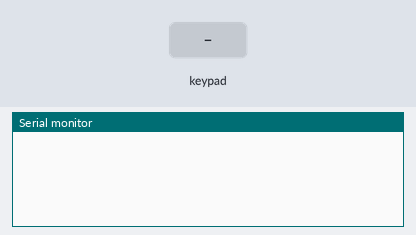
Recording of a sketch running on a simulated ESP32. Shown: the last lines printed to the serial monitor. The inputs (shaded band) are chosen by the test bench.

Above: at 1.2 s.
1.3 s: key '1' pressed
At 2.1 s:
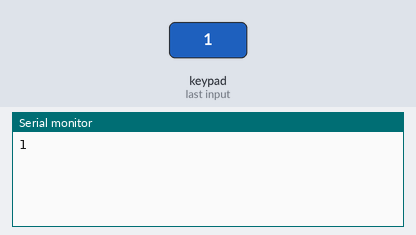
2.8 s: keypad keys 1 6 4 2 1 5 # pressed 0.4 s apart
At 6.1 s:
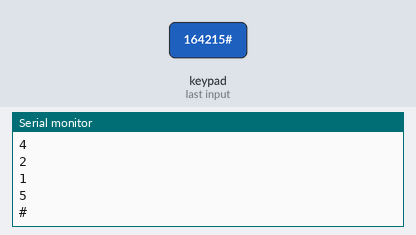
7.1 s: key 'A' pressed
At 7.7 s:
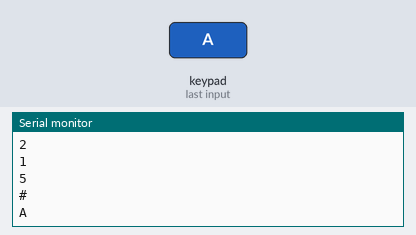
8.6 s: keypad keys 1 6 4 2 1 5 * pressed 0.4 s apart
At 12.0 s:
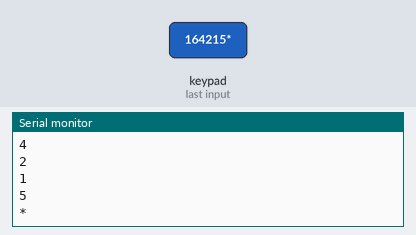
12.9 s: key 'B' pressed
At 14.1 s:
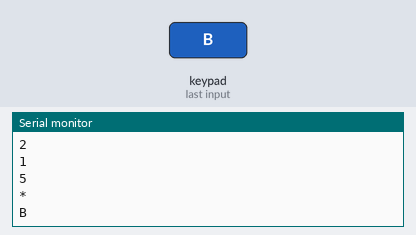
14.4 s: keypad keys 1 6 4 2 1 5 D pressed 0.4 s apart
At 17.5 s:
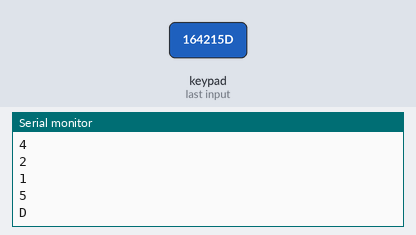
Timing chart, 0 to 19.0 s (numbered marks = the images above; inputs shaded):
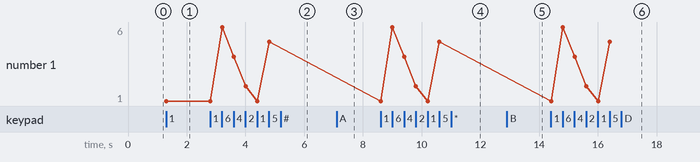

The sketch:

KEYPAD.ino
```cpp
// importa libreria Keypad
#include <Keypad.h>
// define numero de filas
const uint8_t ROWS = 4;
// define numero de columnas
const uint8_t COLS = 4;
// define la distribucion de teclas
char keys[ROWS][COLS] = {
  { '1', '2', '3', 'A' },
  { '4', '5', '6', 'B' },
  { '7', '8', '9', 'C' },
  { '*', '0', '#', 'D' }
};
// pines correspondientes a las filas
uint8_t colPins[COLS] = { 16, 4, 2, 15 };
// pines correspondientes a las columnas
uint8_t rowPins[ROWS] = { 19, 18, 5, 17 };
// crea objeto con los prametros creados previamente
Keypad keypad = Keypad(makeKeymap(keys), rowPins, colPins, ROWS, COLS);

void setup() {
  Serial.begin(9600);
}

void loop() {
  // obtiene tecla presionada y asigna a variable
  char key = keypad.getKey();
  // comprueba que se haya presionado una tecla
  if (key) {
    // envia a monitor serial la tecla presionada
    Serial.println(key);
  }
}
```

Measured:
- after the input at 1.3 s, the serial monitor: prints a new line at once (image 1)
- after the input at 2.8 s, the serial monitor: prints a new line after 0.41 s (image 2)
- after the input at 7.1 s, the serial monitor: prints a new line at once (image 3)
- after the input at 8.6 s, the serial monitor: prints a new line at once (image 4)
- after the input at 12.9 s, the serial monitor: prints a new line at once (image 5)
- after the input at 14.4 s, the serial monitor: prints a new line at once (image 6)
- plotted number 1: 1 → 5 after the input at 2.8 s
